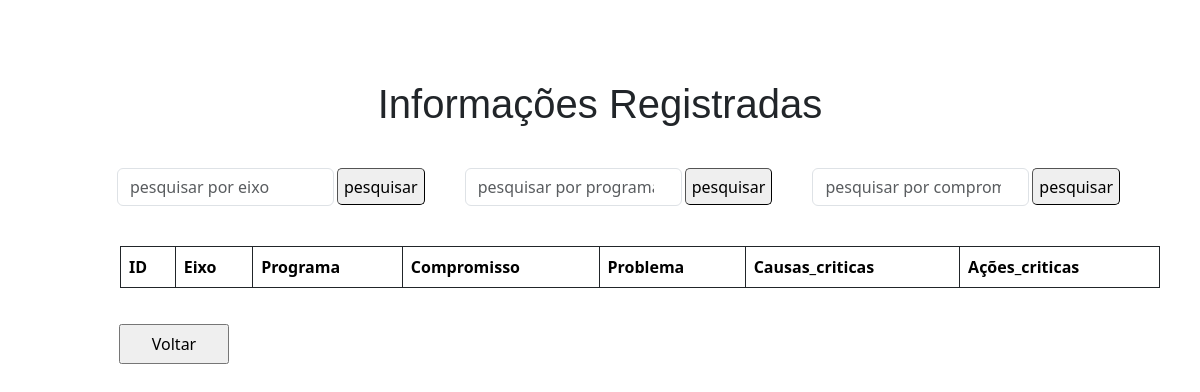
Before: /lista.php with the older database file.
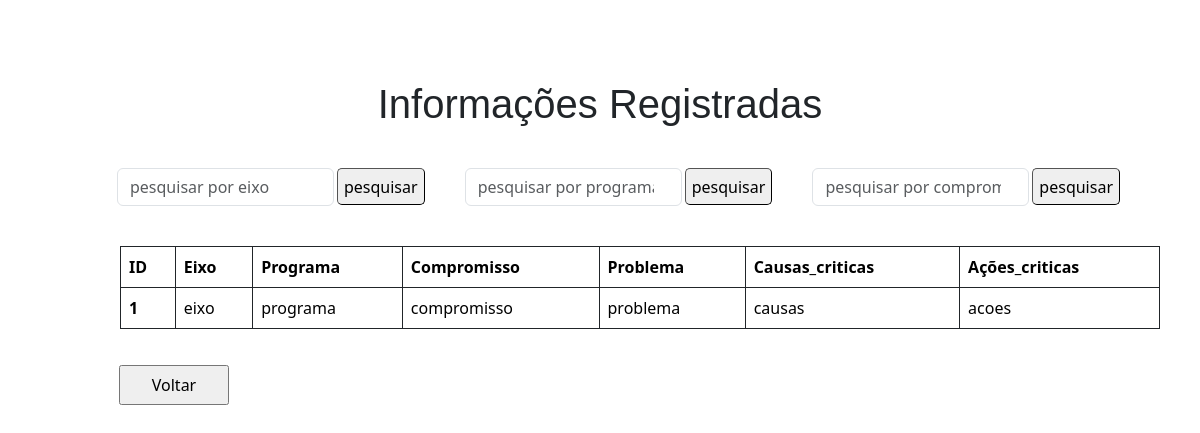
After: the same page with the newer database file.
### tables this page shows
CREATE TABLE IF NOT EXISTS `medidas` (
  `id` int NOT NULL AUTO_INCREMENT,
  `eixo_relacionado` varchar(255) NOT NULL,
  `programa_relacionado` varchar(255) NOT NULL,
  `compromisso_relacionado` varchar(255) NOT NULL,
  `problema` varchar(255) NOT NULL,
  `causas_criticas` varchar(255) NOT NULL,
  `acoes_criticas` varchar(255) NOT NULL,
  PRIMARY KEY (`id`)
);

### post/Acoes.php (called while the page is built, shortened)
<?php
class Acoes
{
   public function pesquisar(){
      global $conn;
      if(!empty($_GET['eixo']))
      {
         $data = $_GET['eixo'];
         $sql = "SELECT eixo_relacionado FROM medidas WHERE eixo_relacionado LIKE '$data'";
      }
      else if(!empty($_GET['programa']))
      {
         $data = $_GET['programa'];
         $sql = "SELECT programa_relacionado FROM medidas WHERE programa_relacionado LIKE '$data'";
      }
      else if(!empty($_GET['compromisso']))
      {
         $data = $_GET['compromisso'];
         $sql = "SELECT compromisso_relacionado FROM medidas WHERE compromisso_relacionado LIKE '$data'";
      }
      else
      {
        $sql = "SELECT * FROM medidas";
      }
      $result = $conn->query($sql);
      return $result->fetchAll(PDO::FETCH_ASSOC);
   }
}
?>

### lista.php (the view, shortened to what this page needs)
<?php
require 'post/config.php';
require 'post/Acoes.php';
?>
<!DOCTYPE html>
<html lang="en">
<head>
    <link rel="stylesheet" href="./css/lista.css?v=4">
    <link href="https://cdn.jsdelivr.net/npm/bootstrap@5.3.2/dist/css/bootstrap.min.css" rel="stylesheet"
>
</head>
<body>
    <div id="container">
      <h1>Informações Registradas</h1>
    </div>
    <div id="sub-container">
    <input type="search" class="form-control w-25" placeholder="pesquisar por eixo" id="pesquisar_eixo">
        <button onclick="searchData()" class="botao-pesquisa">pesquisar</button>
    <input type="search" class="form-control w-25" placeholder="pesquisar por programa" id="pesquisar_programa">
        <button onclick="searchData()" class="botao-pesquisa">pesquisar</button>
    <input type="search" class="form-control w-25" placeholder="pesquisar por compromisso" id="pesquisar_compromisso">
        <button onclick="searchData()" class="botao-pesquisa">pesquisar</button>
    </div>
    <div id="tabela">
        <table class="table table-bordered border-dark" border ='1'>
         <thead>
            <tr>
            <th scope="col">ID</th>
            <th scope="col">Eixo</th>
            <th scope="col">Programa</th>
            <th scope="col">Compromisso</th>
            <th scope="col">Problema</th>
            <th scope="col">Causas_criticas</th>
            <th scope="col">Ações_criticas</th>
            </tr>
         </thead>
        <tbody>
        <?php
         $pesquisar = new Acoes();
         $rows = $pesquisar->pesquisar();
         if(count($rows) > 0){
          foreach ($rows as $row) {
        ?>
          <tr>
            <th scope="col" class="id"><?= $row['id']?></th>
            <td><?= $row['eixo_relacionado'] ?></td>
            <td><?= $row['programa_relacionado'] ?></td>
            <td><?= $row['compromisso_relacionado'] ?></td>
            <td><?= $row['problema'] ?></td>
            <td><?= $row['causas_criticas'] ?></td>
            <td><?= $row['acoes_criticas'] ?></td>
          </tr>
        <?php
          }
        }
        ?>
       </tbody>
       </table>
       <input type="button" value="Voltar" class="botao" onClick="window.location.href='index.php'">
    </div>
</body>
</html>

Changed rows visible on the page:
added medidas: id "1", eixo_relacionado "eixo", programa_relacionado "programa", compromisso_relacionado "compromisso", problema "problema", causas_criticas "causas", acoes_criticas "acoes"
